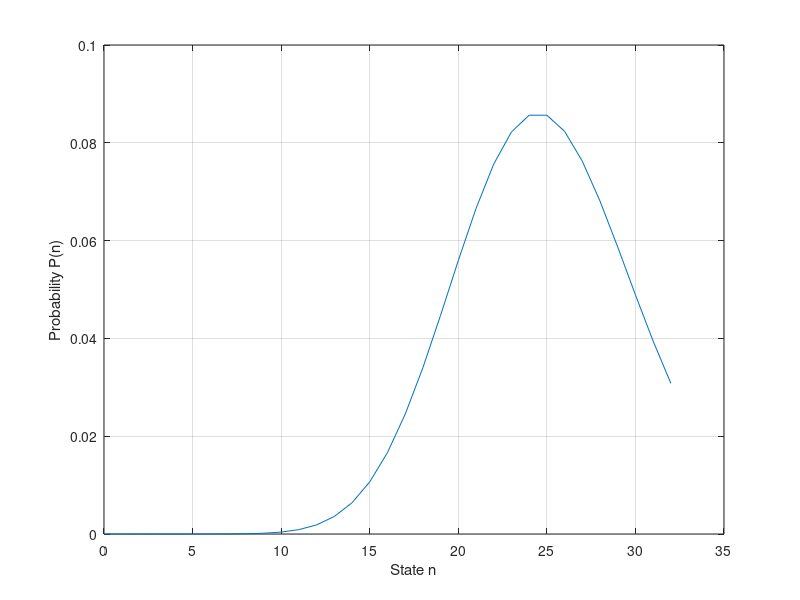

Here is the MATLAB script that generated this plot:
function pi = p2ex2a

%Function gives the probability distribution of the 33 states i
%Input: None
%Output:
    %pi: vector of 33 elements of equilibrium probability of system being
    %in state i.
    
    %Set given values of mu and lambda.
    mu = 0:32;
    lambda = 25*ones(1,33);
    
    %Initialize L_i vector, vector of L for state i.
    L_i = zeros(1, 33);
    
    %Iterate through the states, calculate the prod(lambda)/prod(mu) ratios
    %and store in L_i vector.
    for i = 1:33
        mui = mu(2:i);
        lambdai = lambda(1:(i-1));
        L_i(i) = prod(lambdai)/prod(mui);
    end
    
    %Sum to retrieve L value for the process.
    L = sum(L_i);
    
    %Divide L_i vector by L to retrieve probability distribution.
    pi = L_i ./ L;
    
    %Plot distribution 
    clf;
    plot([0:32], pi);
    grid on;
    xlabel('State n');
    ylabel('Probability P(n)');
    
end